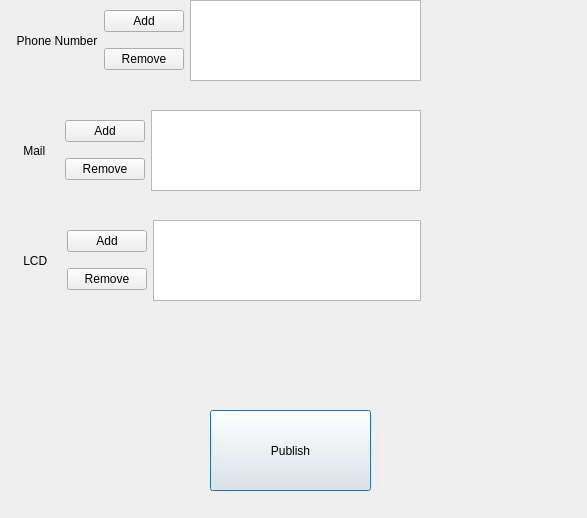
<?xml version="1.0" encoding="UTF-8"?>
<ui version="4.0">
 <class>Home_Weather</class>
 <widget class="QDialog" name="Home_Weather">
  <property name="geometry">
   <rect>
    <x>0</x>
    <y>0</y>
    <width>587</width>
    <height>518</height>
   </rect>
  </property>
  <property name="windowTitle">
   <string>Dialog</string>
  </property>
  <widget class="QPushButton" name="pushButton">
   <property name="geometry">
    <rect>
     <x>210</x>
     <y>410</y>
     <width>161</width>
     <height>81</height>
    </rect>
   </property>
   <property name="text">
    <string>Publish</string>
   </property>
  </widget>
  <widget class="QWidget" name="layoutWidget">
   <property name="geometry">
    <rect>
     <x>10</x>
     <y>110</y>
     <width>411</width>
     <height>81</height>
    </rect>
   </property>
   <layout class="QHBoxLayout" name="horizontalLayout_2">
    <item>
     <widget class="QLabel" name="label_2">
      <property name="text">
       <string>    Mail    </string>
      </property>
     </widget>
    </item>
    <item>
     <layout class="QVBoxLayout" name="verticalLayout_2">
      <item>
       <widget class="QPushButton" name="pushButton_4">
        <property name="text">
         <string>Add</string>
        </property>
       </widget>
      </item>
      <item>
       <widget class="QPushButton" name="pushButton_5">
        <property name="text">
         <string>Remove</string>
        </property>
       </widget>
      </item>
     </layout>
    </item>
    <item>
     <widget class="QPlainTextEdit" name="plainTextEdit_2"/>
    </item>
   </layout>
  </widget>
  <widget class="QWidget" name="layoutWidget_2">
   <property name="geometry">
    <rect>
     <x>10</x>
     <y>220</y>
     <width>411</width>
     <height>81</height>
    </rect>
   </property>
   <layout class="QHBoxLayout" name="horizontalLayout_3">
    <item>
     <widget class="QLabel" name="label_3">
      <property name="text">
       <string>    LCD    </string>
      </property>
     </widget>
    </item>
    <item>
     <layout class="QVBoxLayout" name="verticalLayout_3">
      <item>
       <widget class="QPushButton" name="pushButton_6">
        <property name="text">
         <string>Add</string>
        </property>
       </widget>
      </item>
      <item>
       <widget class="QPushButton" name="pushButton_7">
        <property name="text">
         <string>Remove</string>
        </property>
       </widget>
      </item>
     </layout>
    </item>
    <item>
     <widget class="QPlainTextEdit" name="plainTextEdit_3"/>
    </item>
   </layout>
  </widget>
  <widget class="QWidget" name="">
   <property name="geometry">
    <rect>
     <x>10</x>
     <y>0</y>
     <width>411</width>
     <height>81</height>
    </rect>
   </property>
   <layout class="QHBoxLayout" name="horizontalLayout">
    <item>
     <widget class="QLabel" name="label">
      <property name="text">
       <string>  Phone Number</string>
      </property>
     </widget>
    </item>
    <item>
     <layout class="QVBoxLayout" name="verticalLayout">
      <item>
       <widget class="QPushButton" name="pushButton_3">
        <property name="text">
         <string>Add</string>
        </property>
       </widget>
      </item>
      <item>
       <widget class="QPushButton" name="pushButton_2">
        <property name="text">
         <string>Remove</string>
        </property>
       </widget>
      </item>
     </layout>
    </item>
    <item>
     <widget class="QPlainTextEdit" name="plainTextEdit"/>
    </item>
   </layout>
  </widget>
 </widget>
 <resources/>
 <connections/>
</ui>
